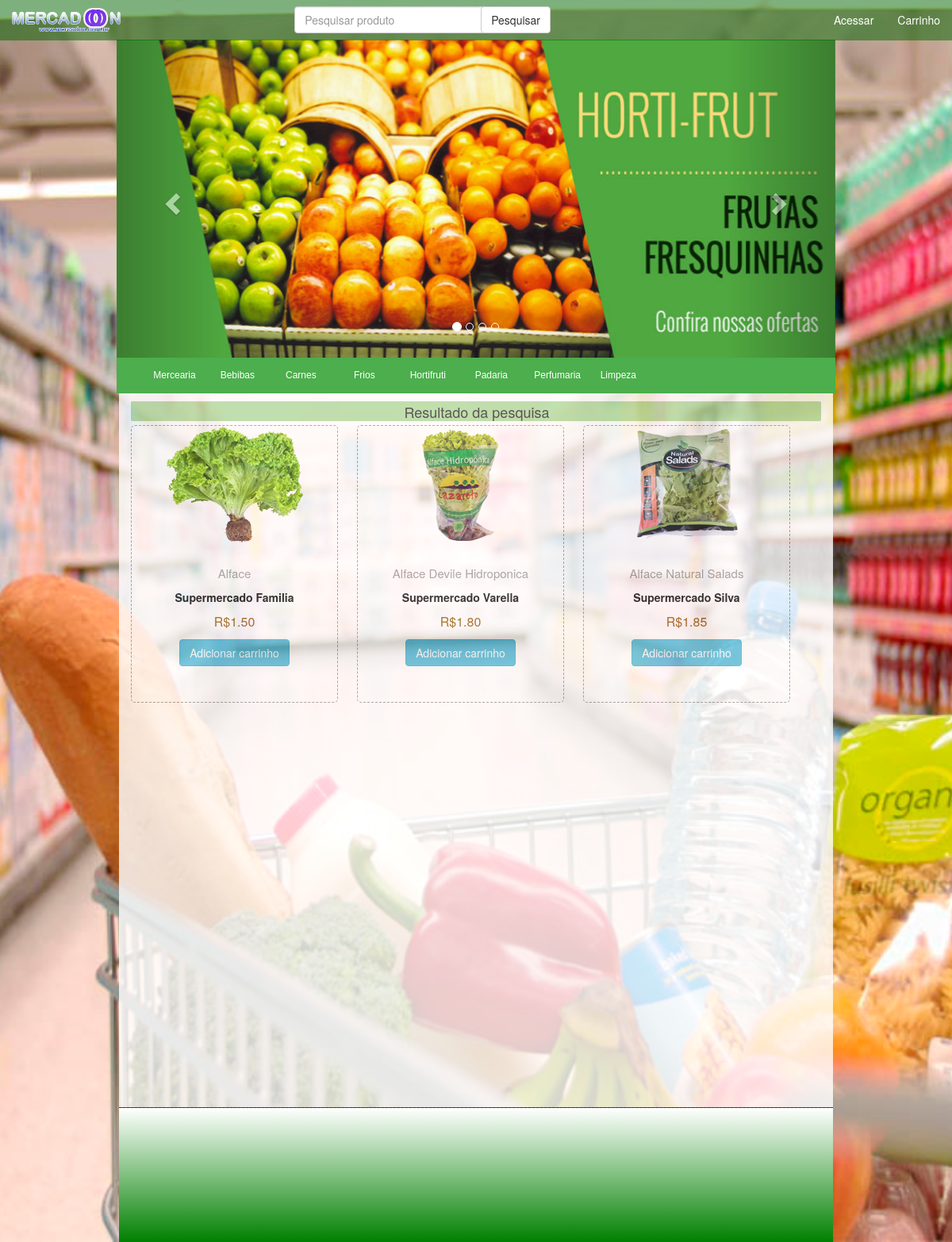
Page /php/resultado.php?procura=Alface on the committed database.
### tables this page shows
CREATE TABLE `produtos` (
  `ID` int(11) NOT NULL,
  `PRODUTO` varchar(250) NOT NULL,
  `SUPERMERCADO` varchar(250) NOT NULL,
  `PRECO` double(8,2) NOT NULL,
  `imagem` varchar(250) DEFAULT NULL
);

### php/resultado.php (the view, shortened to what this page needs)
<?php include ("conexaobd.php");
$recebendoinf = isset($_GET ["procura"])?$_GET["procura"]:"";
$procurabd = "SELECT * FROM produtos WHERE produto LIKE '%$recebendoinf%' ORDER BY PRECO ASC LIMIT 6";
$con = mysqli_query($conn,$procurabd)
?>
<!DOCTYPE html>
<html lang="pt-BR">
<head>
    <link href="../css/estilos.css" rel="stylesheet"/>
    <link href="../css/estilos.css" rel="stylesheet"/>
    <link href="../css/bootstrap.min.css" rel="stylesheet"/>
    <link href="../css/menu.css" rel="stylesheet"/>
</head>
<body class="plano-de-fundo">
<div class="container-fluid">
    <header class="cabecalho">
        <nav class="navbar navbar-inverse navbar-fixed-top">
            <div class="container-fluid">
                <div class="navbar-header">
                    <a class="navbar-brand logo-topo" href="../index.php"><img src="../imgs/logo.png" height="30px" alt="Dispute Bills"></a>
                </div>
                <div class="collapse navbar-collapse" id="bs-example-navbar-collapse-1">
                    <form class="navbar-form navbar-left" method="get" action="resultado.php">
                        <div class="form-group">
                            <input type="text" style="width: 270px; position: relative; margin-left: 70%; z-index: 3"  class="form-control" name="procura"  placeholder="Pesquisar produto" >
                        </div>
                        <button type="submit" style="width: auto; height: auto; margin-left: 150px; position: relative; z-index: 4" class="btn btn-default">Pesquisar</button>
                    </form>
                    <ul class="nav navbar-nav navbar-right">
                        <li><a href="#" data-toggle="modal" data-target="#modal_acessar">Acessar</a></li>
                        <li><a href="../carrinho.php">Carrinho</a></li>
                    </ul>
                </div>
            </div>
        </nav>
        <div id="carousel-example-generic" class="carousel slide" data-ride="carousel">
            <ol class="carousel-indicators">
                <li data-target="#carousel-example-generic" data-slide-to="0" class="active"></li>
                <li data-target="#carousel-example-generic" data-slide-to="1"></li>
                <li data-target="#carousel-example-generic" data-slide-to="2"></li>
                <li data-target="#carousel-example-generic" data-slide-to="3"></li>
            </ol>
            <div class="carousel-inner imagem" role="listbox">
                <div class="item active">
                    <img src="../imgs/carousel/ofertas1.jpg" alt="...">
                    <div class="carousel-caption">
                    </div>
                </div>
            </div>
            <a class="left carousel-control" href="#carousel-example-generic" role="button" data-slide="prev">
                <span class="glyphicon glyphicon-chevron-left" aria-hidden="true"></span>
            </a>
            <a class="right carousel-control" href="#carousel-example-generic" role="button" data-slide="next">
                <span class="glyphicon glyphicon-chevron-right" aria-hidden="true"></span>
            </a>
        </div>
        <nav class="menu">
            <ul>
                <li><a href="#">Mercearia</a>
                </li>
                <li><a href="#">Bebibas</a>
                </li>
                <li><a href="#">Carnes</a>
                </li>
                <li><a href="#">Frios</a>
                </li>
                <li><a href="#">Hortifruti</a>
                </li>
                <li><a href="#">Padaria</a>
                </li>
                <li><a href="#">Perfumaria</a>
                </li>
                <li><a href="#">Limpeza</a>
                </li>
            </ul>
        </nav>
    </header>
    <section class="conteudo-corpo">
        <div class="row artigos-produtos">
            <div class="col-md-9 fundo-branco-transparente">
                <div class="titulo"><h4>Resultado da pesquisa</h4></div>
               <?php while ($resultado = mysqli_fetch_assoc($con)) {
                  echo "<div class='fundoresposta'>";
                  echo "<img src='".'../'.$resultado['imagem']."'>";
                  echo "<p id='resproduto'>".$resultado['PRODUTO']."</p>";
                  echo "<p id='resmercado'>".$resultado['SUPERMERCADO']."</p>";
                  echo "<p id='respreco'>"."R$".$resultado['PRECO']."</p>";
                  echo '<td><a href="../carrinho.php?acao=add&id='.$resultado['ID'].'" class="btn btn-info">Adicionar carrinho</a></td>';
                  echo "</div>";
                }
            ?>
            </div>
            </div>
    </section>
    <footer class="conteudo-rodape">
        <div class="row">
            <div class="col-md-9 rodape"></div>
        </div>
    </footer>
</div>
</body>
</html>

### css/estilos.css (style rules this page uses)
.logo-topo img { margin-top: -5px; }
.plano-de-fundo { background: url(../imgs/fundo.jpg) no-repeat center center fixed; -webkit-background-size: cover; -moz-background-size: cover; -o-background-size: cover; background-size: cover; height: 1530px; }
.imagem img { margin-right: auto; margin-left: auto; width: 100%; height: 100%; }
#carousel-example-generic { width: 77.4%; margin-left: 11.3%; margin-top: 50px; }
.fundo-branco-transparente { height: 900px; background-color: white; opacity: 0.8; margin: 0 12% 0 12.5% ; z-index: 1; position: relative; }
.rodape { height: 170px; background-image: linear-gradient(360deg, green, white);; position: relative; margin-left: 12.5%; border-top: dashed #37342f 1px; }
.fundoresposta { width: 30%; height: 350px; border-radius: 5px; border: dashed #9d9d9d 1px; margin: auto 24px auto auto; text-align: center; display: block; float: left; }
#resproduto { color: #9d9d9d; font-size: 15px; position: relative; margin-top: 25px; }
#respreco { color: #985f0d; font-size: 16px; }
#resmercado { color: #0f0f0f; font-weight: bold; }
.titulo { background-color: #b2dba1; height: 25px; width: auto; margin: 5px auto 5px auto; border-radius: 2px; text-align: center; }
.titulo h4 { padding-top: 4px; padding-left: 2px; }

### css/menu.css (style rules this page uses)
* { margin: 0; padding:0; }
.menu { width: 77.4%; height: 45px; background-color: #4cae4c; font-family: Arial; font-size: 12px; z-index: 2; position: relative; padding-left: 80px; margin-left: 11.3%; margin-top: -1%; }
.menu ul { list-style: none; position: relative; margin-left: -5.8%; }
.menu ul li { width: 80px; float: left; }
.menu a { padding: 14px; display: block; text-decoration: none; text-align: center; background-color:#4cae4c; color: #ffffff; }

### rows in the picture
produtos: imagem (picture), PRODUTO "Alface", SUPERMERCADO "Supermercado Familia", PRECO "1.50"
produtos: imagem (picture), PRODUTO "Alface Devile Hidroponica", SUPERMERCADO "Supermercado Varella", PRECO "1.80"
produtos: imagem (picture), PRODUTO "Alface Natural Salads", SUPERMERCADO "Supermercado Silva", PRECO "1.85"
